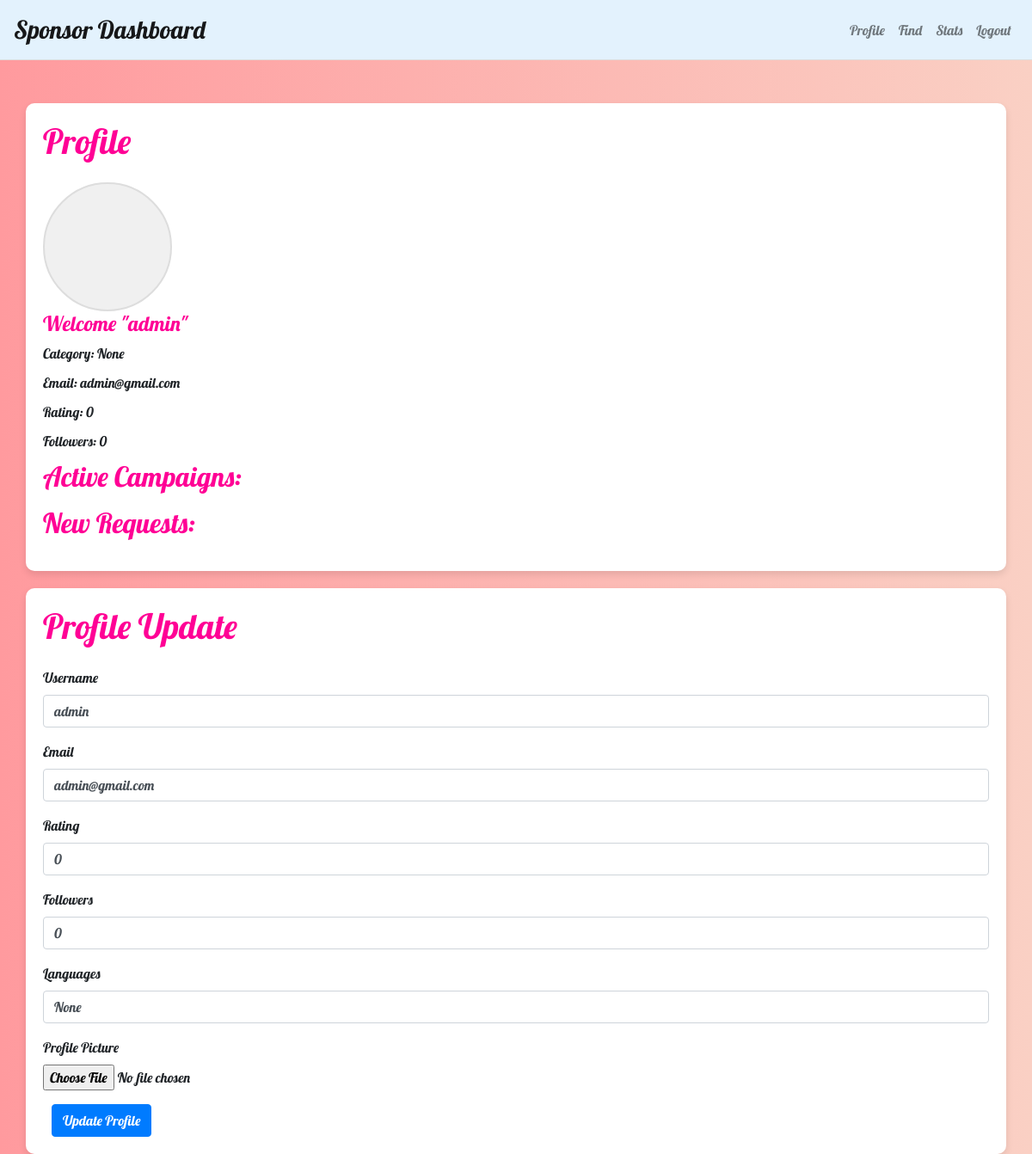
The app's page /profile (signed in) with its own data.
### models.py (models this page shows, shortened)
class User(db.Model, UserMixin):
    id = db.Column(db.Integer, primary_key=True)
    username = db.Column(db.String(80), unique=True, nullable=False)
    email = db.Column(db.String(120), unique=True, nullable=False)
    role = db.Column(db.String(20), nullable=False)
    password = db.Column(db.String(200), nullable=False)
    is_admin = db.Column(db.Boolean, default=False)
    profile_pic = db.Column(db.String(120), nullable=True)
    category = db.Column(db.String(100), nullable=True)
    platform = db.Column(db.String(100), nullable=True)
    campaigns = db.relationship('Campaign', backref='user', lazy=True)
    followers = db.Column(db.Integer, default=0)
    rating = db.Column(db.Integer, default=0)
    mobile = db.Column(db.String(15), unique=True, nullable=True)
    target = db.Column(db.Integer, default=0)
    languages = db.Column(db.String(255), nullable=True)
    content_style = db.Column(db.String(100), nullable=True)

### app.py (the view, shortened to what this page needs)
@app.route('/profile')
def profile():
    user_id = session.get('user_id')
    if not user_id:
        return redirect(url_for('login'))
    user = User.query.get(user_id)
    if not user:
        return redirect(url_for('login'))
    new_requests = []
    if user.role == 'influencer':
        active_campaigns = Campaign.query.filter(
            Campaign.status == 'active'
        ).all()
        new_requests = Request.query.filter(
            Request.user_id == user.id,
            Request.status == 'pending'
        ).all()
    else:
        active_campaigns = []
    now = datetime.now()
    return render_template('profile.html', user=user, active_campaigns=active_campaigns, new_requests=new_requests, now=now)

### templates/profile.html (shortened to what this page needs)
<!DOCTYPE html>
<html lang="en">
<head>
    <link rel="stylesheet" href="https://stackpath.bootstrapcdn.com/bootstrap/4.5.2/css/bootstrap.min.css">
    <link rel="stylesheet" href="https://cdnjs.cloudflare.com/ajax/libs/font-awesome/5.15.4/css/all.min.css">
</head>
<body>
    <nav class="navbar navbar-expand-lg navbar-light">
        {% if user.role == 'influencer' %}
            <a class="navbar-brand" href="{{ url_for('influencer_dashboard') }}">Influencer Dashboard</a>
        {% else %}
            <a class="navbar-brand" href="{{ url_for('sponsor_dashboard') }}">Sponsor Dashboard</a>
        {% endif %}
        <div class="collapse navbar-collapse" id="navbarNav">
            <ul class="navbar-nav ml-auto">
                <li class="nav-item">
                    <a class="nav-link" href="{{ url_for('profile') }}">Profile</a>
                </li>
                <li class="nav-item">
                    <a class="nav-link" href="{{ url_for('find_campaigns') }}">Find</a>
                </li>
                <li class="nav-item">
                    <a class="nav-link" href="{{ url_for('stats') }}">Stats</a>
                </li>
                <li class="nav-item">
                    <a class="nav-link" href="{{ url_for('logout') }}">Logout</a>
                </li>
            </ul>
        </div>
    </nav>
    <div class="container dashboard-section">
        <h1 class="mb-4">Profile</h1>
        <div class="profile-section">
            <div class="profile-pic">
            </div>
            <div class="profile-info">
                <h4>Welcome "{{ user.username }}"</h4>
                <p>Category: {{ user.category }}</p>
                <p>Email: {{ user.email }}</p>
                {% if user.role == "sponsor" %}
                    <p>Mobile: {{ user.mobile }}</p>
                    <p>Target Audience:{{user.target}}</p>
                {% else %}
                    <p>Rating: {{ user.rating }}</p>
                    <p>Followers: {{ user.followers }}</p>
                {% endif %}
            </div>
        </div>
        <div class="active-campaigns">
            <h2>Active Campaigns:</h2>
        </div>
        <div class="new-requests">
            <h2>New Requests:</h2>
        </div>
    </div>
    <div class="container dashboard-section">
        <h1 class="mb-4">Profile Update</h1>
        <form action="{{ url_for('update_profile') }}" method="post" enctype="multipart/form-data">
            <div class="form-group">
                <label for="username">Username</label>
                <input type="text" class="form-control" id="username" name="username" value="{{ user.username }}" required>
            </div>
            <div class="form-group">
                <label for="email">Email</label>
                <input type="email" class="form-control" id="email" name="email" value="{{ user.email }}" required>
            </div>
            {% if user.role == 'sponsor' %}
            <div class="form-group">
                <label for="mobile">Mobile</label>
                <input type="text" class="form-control" id="mobile" name="mobile" value="{{ user.mobile }}">
            </div>
            <div class="form-group">
                <label for="target">Target Audience</label>
                <input type="number" class="form-control" id="target" name="target" value="{{ user.target }}">
            </div>
            {% else %}
            <div class="form-group">
                <label for="rating">Rating</label>
                <input type="number" class="form-control" id="rating" name="rating" value="{{ user.rating }}">
            </div>
            <div class="form-group">
                <label for="followers">Followers</label>
                <input type="number" class="form-control" id="followers" name="followers" value="{{ user.followers }}">
            </div>
            <div class="form-group">
                <label for="languages">Languages</label>
                <input type="text" class="form-control" id="languages" name="languages" value="{{ user.languages }}">
            </div>
            {% endif %}
            <div class="form-group">
                <label for="profile_pic">Profile Picture</label>
                <input type="file" class="form-control-file" id="profile_pic" name="profile_pic">
            </div>
            <button type="submit" class="btn btn-primary">Update Profile</button>
        </form>
    </div>
    <link rel="stylesheet" href="https://cdnjs.cloudflare.com/ajax/libs/font-awesome/5.15.4/css/all.min.css">
</body>
</html>

### templates/profile.html (style rules this page uses)
body { font-family: 'Lobster', cursive; background: linear-gradient(to right, #ff9a9e, #fad0c4); margin: 0; display: flex; flex-direction: column; min-height: 100vh; }
.profile-pic { width: 150px; height: 150px; object-fit: cover; border-radius: 50%; border: 2px solid #ddd; background-color: #f0f0f0; }
.navbar { margin-bottom: 30px; background-color: #e3f2fd; border-bottom: 1px solid #ddd; }
.navbar-brand { font-size: 1.8rem; color: #ff0095; }
.nav-link { color: #4d10f3; font-weight: 500; transition: color 0.3s ease; }
.dashboard-section { margin-top: 20px; padding: 20px; border-radius: 10px; background-color: #ffffff; box-shadow: 0 4px 8px rgba(0,0,0,0.1); }
h1, h2, h3, h4, h5, h6 { color: #ff0095; }
.profile-info p { margin-bottom: 10px; }
.profile-pic { width: 150px; height: 150px; border-radius: 50%; overflow: hidden; display: flex; align-items: center; justify-content: center; background-color: #f0f0f0; }
.btn { margin-left: 10px; }

### records on screen
User: username "admin", category "None", email "admin@gmail.com", rating "0", followers "0", languages "None"
